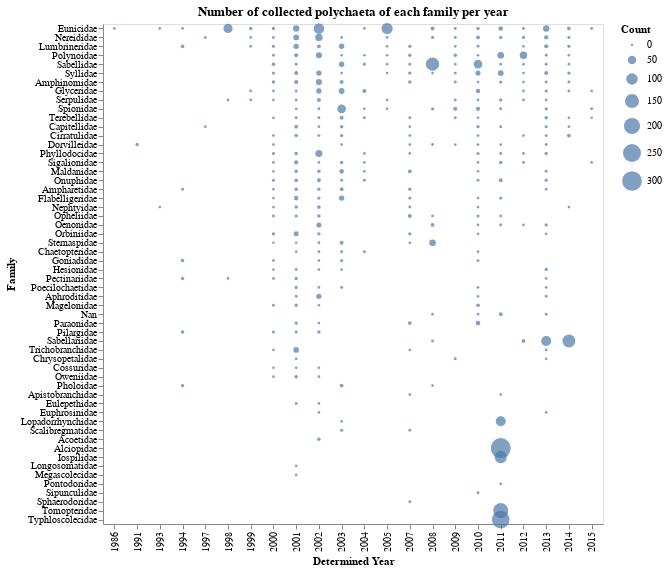

The notebook cell saved with this chart:
### Markdown cell above
<br>

**graph:** family per year

### Code cell
g1 = alt.Chart(teste,
               width=500, height=500, title='Number of collected polychaeta of each family per year').mark_circle(
                                                                                size=60).encode(
    x= alt.X('determined_year', type='ordinal', title='Determined Year'),
    y= alt.Y('family', type='nominal', title='Family',
            sort= alt.EncodingSortField(field='counts', op='count', order='descending')),
    size= alt.Size('counts', title='Count', scale=alt.Scale(range=[6,400])),
    tooltip = alt.Tooltip(['family', 'determined_year', 'counts'])
)

g1.save('./graphs/familias_por_ano.html')

g1

### Figure 1 — Vega-Lite specification as saved in the notebook (floating-point values rounded to 4 significant figures; data arrays with more than 128 entries replaced by an {"elided": "..."} marker saying what was removed)
{"config": {"view": {"continuousWidth": 400, "continuousHeight": 300}}, "data": {"name": "data-02f2b6a56d2cb280ea666313094efdce"}, "mark": {"type": "circle", "size": 60}, "encoding": {"size": {"type": "quantitative", "field": "counts", "scale": {"range": [6, 400]}, "title": "Count"}, "tooltip": [{"type": "nominal", "field": "family"}, {"type": "quantitative", "field": "determined_year"}, {"type": "quantitative", "field": "counts"}], "x": {"type": "ordinal", "field": "determined_year", "title": "Determined Year"}, "y": {"type": "nominal", "field": "family", "sort": {"field": "counts", "op": "count", "order": "descending"}, "title": "Family"}}, "height": 500, "title": "Number of collected polychaeta of each family per year", "width": 500, "$schema": "https://vega.github.io/schema/vega-lite/v4.8.1.json", "datasets": {"data-02f2b6a56d2cb280ea666313094efdce": {"elided": "331 records"}}}
